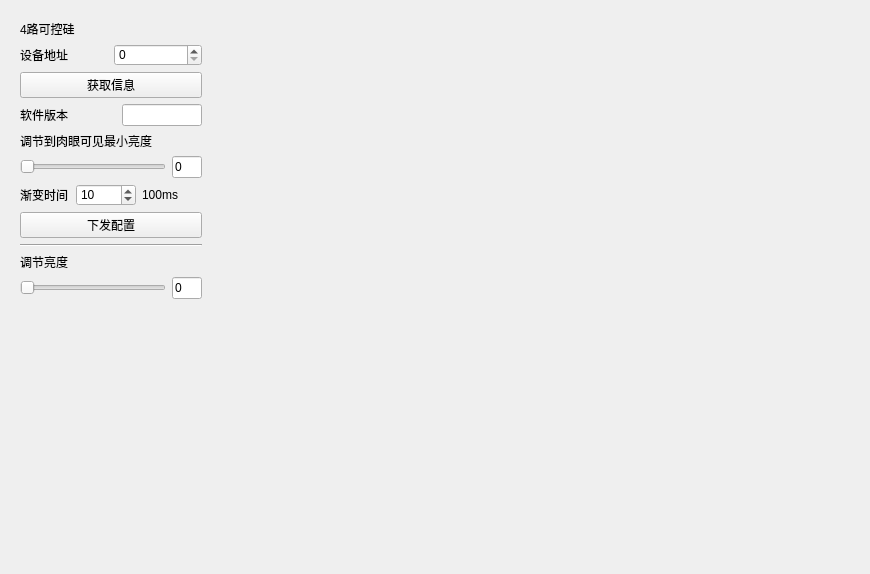
     <widget class="QWidget" name="page_triac">
      <property name="autoFillBackground">
       <bool>true</bool>
      </property>
      <layout class="QGridLayout" name="gridLayout_23">
       <item row="0" column="0">
        <widget class="QWidget" name="triac_widget" native="true">
         <property name="minimumSize">
          <size>
           <width>200</width>
           <height>300</height>
          </size>
         </property>
         <property name="maximumSize">
          <size>
           <width>200</width>
           <height>300</height>
          </size>
         </property>
         <layout class="QGridLayout" name="gridLayout_10">
          <item row="0" column="0">
           <widget class="QLabel" name="label_5">
            <property name="text">
             <string>4路可控硅</string>
            </property>
           </widget>
          </item>
          <item row="1" column="0">
           <layout class="QGridLayout" name="gridLayout_5">
            <item row="0" column="0">
             <widget class="QLabel" name="label_6">
              <property name="minimumSize">
               <size>
                <width>0</width>
                <height>0</height>
               </size>
              </property>
              <property name="maximumSize">
               <size>
                <width>16777215</width>
                <height>16777215</height>
               </size>
              </property>
              <property name="text">
               <string>设备地址</string>
              </property>
             </widget>
            </item>
            <item row="0" column="1">
             <widget class="QSpinBox" name="triac_addr">
              <property name="maximumSize">
               <size>
                <width>16777215</width>
                <height>22</height>
               </size>
              </property>
              <property name="maximum">
               <number>7</number>
              </property>
             </widget>
            </item>
           </layout>
          </item>
          <item row="2" column="0">
           <widget class="QPushButton" name="triac_get_cfg">
            <property name="text">
             <string>获取信息</string>
            </property>
           </widget>
          </item>
          <item row="3" column="0">
           <layout class="QGridLayout" name="gridLayout_4">
            <item row="0" column="1">
             <widget class="QLineEdit" name="triac_ver">
              <property name="maximumSize">
               <size>
                <width>80</width>
                <height>16777215</height>
               </size>
              </property>
             </widget>
            </item>
            <item row="0" column="0">
             <widget class="QLabel" name="label_7">
              <property name="minimumSize">
               <size>
                <width>0</width>
                <height>0</height>
               </size>
              </property>
              <property name="maximumSize">
               <size>
                <width>16777215</width>
                <height>16777215</height>
               </size>
              </property>
              <property name="text">
               <string>软件版本</string>
              </property>
             </widget>
            </item>
           </layout>
          </item>
          <item row="4" column="0">
           <widget class="QLabel" name="label_11">
            <property name="layoutDirection">
             <enum>Qt::LayoutDirection::LeftToRight</enum>
            </property>
            <property name="text">
             <string>调节到肉眼可见最小亮度</string>
            </property>
            <property name="alignment">
             <set>Qt::AlignmentFlag::AlignLeading|Qt::AlignmentFlag::AlignLeft|Qt::AlignmentFlag::AlignTop</set>
            </property>
            <property name="wordWrap">
             <bool>true</bool>
            </property>
           </widget>
          </item>
          <item row="5" column="0">
           <layout class="QGridLayout" name="gridLayout_3">
            <item row="0" column="0">
             <widget class="QSlider" name="QSlider_triac_death">
              <property name="maximum">
               <number>100</number>
              </property>
              <property name="orientation">
               <enum>Qt::Orientation::Horizontal</enum>
              </property>
             </widget>
            </item>
            <item row="0" column="1">
             <widget class="QLineEdit" name="triac_death">
              <property name="maximumSize">
               <size>
                <width>30</width>
                <height>16777215</height>
               </size>
              </property>
              <property name="text">
               <string>0</string>
              </property>
             </widget>
            </item>
           </layout>
          </item>
          <item row="6" column="0">
           <layout class="QGridLayout" name="gridLayout">
            <item row="0" column="1">
             <widget class="QSpinBox" name="triac_grad">
              <property name="maximumSize">
               <size>
                <width>16777215</width>
                <height>22</height>
               </size>
              </property>
              <property name="maximum">
               <number>100</number>
              </property>
              <property name="value">
               <number>10</number>
              </property>
             </widget>
            </item>
            <item row="0" column="0">
             <widget class="QLabel" name="label_8">
              <property name="minimumSize">
               <size>
                <width>50</width>
                <height>0</height>
               </size>
              </property>
              <property name="maximumSize">
               <size>
                <width>50</width>
                <height>16777215</height>
               </size>
              </property>
              <property name="text">
               <string>渐变时间</string>
              </property>
             </widget>
            </item>
            <item row="0" column="2">
             <widget class="QLabel" name="label_9">
              <property name="text">
               <string>100ms</string>
              </property>
             </widget>
            </item>
           </layout>
          </item>
          <item row="7" column="0">
           <widget class="QPushButton" name="triac_set_cfg">
            <property name="text">
             <string>下发配置</string>
            </property>
           </widget>
          </item>
          <item row="8" column="0">
           <widget class="Line" name="line">
            <property name="orientation">
             <enum>Qt::Orientation::Horizontal</enum>
            </property>
           </widget>
          </item>
          <item row="9" column="0">
           <layout class="QGridLayout" name="gridLayout_2">
            <item row="0" column="0">
             <widget class="QLabel" name="label_10">
              <property name="text">
               <string>调节亮度</string>
              </property>
             </widget>
            </item>
            <item row="1" column="0">
             <widget class="QSlider" name="QSlider_triac_lum">
              <property name="maximum">
               <number>100</number>
              </property>
              <property name="orientation">
               <enum>Qt::Orientation::Horizontal</enum>
              </property>
             </widget>
            </item>
            <item row="1" column="1">
             <widget class="QLineEdit" name="triac_lum">
              <property name="maximumSize">
               <size>
                <width>30</width>
                <height>16777215</height>
               </size>
              </property>
              <property name="text">
               <string>0</string>
              </property>
             </widget>
            </item>
           </layout>
          </item>
          <item row="10" column="0">
           <spacer name="verticalSpacer_7">
            <property name="orientation">
             <enum>Qt::Orientation::Vertical</enum>
            </property>
            <property name="sizeHint" stdset="0">
             <size>
              <width>20</width>
              <height>3</height>
             </size>
            </property>
           </spacer>
          </item>
         </layout>
        </widget>
       </item>
       <item row="0" column="1">
        <spacer name="horizontalSpacer_2">
         <property name="orientation">
          <enum>Qt::Orientation::Horizontal</enum>
         </property>
         <property name="sizeHint" stdset="0">
          <size>
           <width>648</width>
           <height>20</height>
          </size>
         </property>
        </spacer>
       </item>
       <item row="1" column="0">
        <spacer name="verticalSpacer">
         <property name="orientation">
          <enum>Qt::Orientation::Vertical</enum>
         </property>
         <property name="sizeHint" stdset="0">
          <size>
           <width>20</width>
           <height>252</height>
          </size>
         </property>
        </spacer>
       </item>
      </layout>
     </widget>
